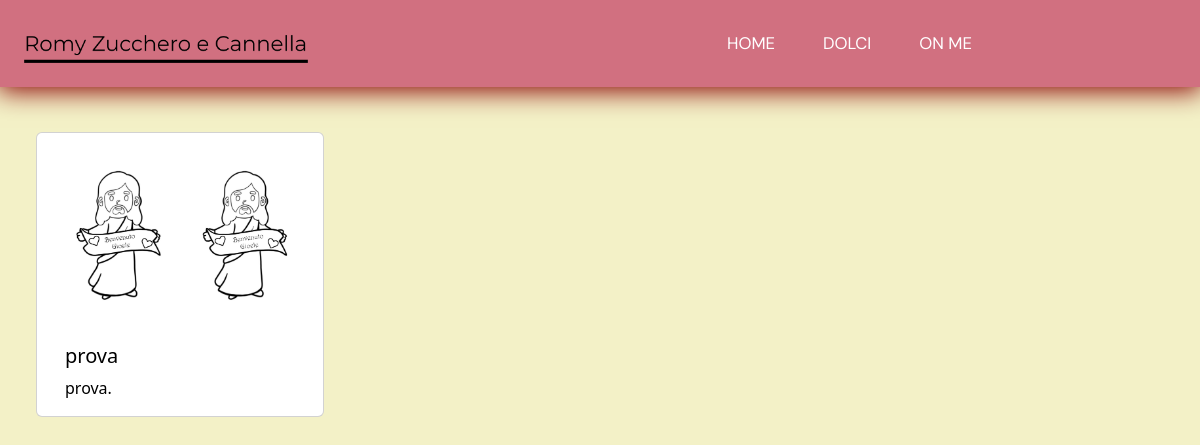
Screenshot of /dolci with the database file from the repository.
### tables this page shows
CREATE TABLE "posts" (
	"id"	INTEGER,
	"titolo"	TEXT,
	"info"	TEXT,
	"filename"	TEXT,
	PRIMARY KEY("id" AUTOINCREMENT)
);

### Controller/dolci.py (the view)
@Dolci.route('/dolci')
def dolci():
    connection = sqlite3.connect('prova.db')
    connection.row_factory = sqlite3.Row
    posts = connection.execute('SELECT * FROM posts').fetchall()
    connection.close()
    return render_template('dolci.html', posts=posts)

### templates/dolci.html (shortened to what this page needs)
<!DOCTYPE html>
<html lang="en">
  <head>
    <link rel="stylesheet" href="../static/css/dolci.css" />
    <link
      rel="stylesheet"
      href="https://cdnjs.cloudflare.com/ajax/libs/animate.css/4.1.1/animate.min.css"
    />
    <link
      href="https://cdn.jsdelivr.net/npm/bootstrap@5.2.0/dist/css/bootstrap.min.css"
      rel="stylesheet"
    />
    <link rel="stylesheet" href="https://unpkg.com/aos@next/dist/aos.css" />
  </head>
  <body>
      <header>
        <a href="/">
          <img
            class="logo"
            src="../static/image/Romy Zucchero e Cannella-logo.png"
            height="55px"
            alt="logo"
          />
        </a>
        <nav>
          <ul>
            <li><a href="/">Home</a></li>
            <li><a href="/dolci">Dolci</a></li>
            <li><a href="/on-me">On Me</a></li>
          </ul>
        </nav>
      </header>
      <div style="display: flex;" class="row animate__animated animate__fadeIn" id="box">
        {% for post in posts %}
        <div class="card mt-5 m-lg-5" style="width: 18rem">
          <a class="ricetta">
            <img src="../static/img/{{ post.filename }}" alt="torta" class="card-img-top" />
            <div class="card-body">
              <h5 class="card-title">{{ post.titolo }}</h5>
              <p class="card-text">{{ post.info }}.<br /></p>
            </div>
          </a>
        </div>
        {% endfor %}
       </div>
  </body>
</html>

### static/css/dolci.css (style rules this page uses)
:root { --background: rgb(209, 112, 128); --background-body: #f3f1c7; --text: #000000; }
img { margin-top: 10px; border-radius: 5px; }
img { margin-top: 10px; }
body { background-color: var(--background-body) !important; overflow-x: hidden; }
*, *::before, *::after { box-sizing: border-box; }
body { margin: 1; font-family: "Work Sans", sans-serif; font-weight: 400; }
header { background: var(--background); text-align: center; position: fixed; z-index: 999; width: 100%; padding: 11px; margin-top: -16px; box-shadow: 0px 2px 25px 2px rgb(138, 1, 1); }
nav { position: absolute; text-align: center; top: 100%; left: 0; background: var(--background); width: 100%; transform: scale(1, 0); transform-origin: top; transition: transform 400ms ease-in-out; }
nav ul { margin: 0; padding: 0; list-style: none; }
nav li { margin-bottom: 1em; margin-left: 1em; }
nav a { color: white; text-decoration: none; font-size: 2.1vh; font-family: "DM Sans", sans-serif; text-transform: uppercase; opacity: 0; transition: opacity 150ms ease-in-out; }
@media screen and (min-width: 1000px) { header { display: grid; grid-template-columns: 1fr auto minmax(600px, 3fr) 1fr; } }
@media screen and (min-width: 1000px) { .logo { grid-column: 1 / 3; } }
@media screen and (min-width: 1000px) { nav { position: relative; text-align: center; transition: none; transform: scale(1, 1); background: none; top: initial; left: initial; grid-column: 3 / 4; display: flex; justify-content: flex-end; align-items: center; } }
@media screen and (min-width: 1000px) { nav ul { display: flex; } }
@media screen and (min-width: 1000px) { nav li { margin-left: 3em; margin-bottom: 0; } }
@media screen and (min-width: 1000px) { nav a { opacity: 1; position: relative; } }
@media screen and (min-width: 1000px) { nav a::before { content: ""; display: block; height: 5px; background: black; position: absolute; top: -0.65em; left: 0; right: 0; transform: scale(0, 1); transition: transform ease-in-out 250ms; } }
.row { animation-duration: 1.5s; }
.card { transition: transform .2s; cursor: pointer; }
@media only screen and (max-width: 1530px) { .card { margin-left: 16px !important; } }
.ricetta { text-decoration: none; color: var(--text) }

### rows the page displays
posts: filename (picture), titolo "prova", info "prova"
